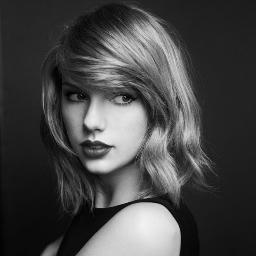
#> input picture data/proj1-task1.jpg, 256 x 256 px
$ python task1.py --img_path data/proj1-task1.jpg
#> lines starting #> are read from the running program, lines starting #| are printed output that depends on the picture
### utils.py
import copy

import cv2


def zero_pad(img, pwx, pwy):
    """Pads a given image with zero at the border."""
    padded_img = copy.deepcopy(img)
    for i in range(pwx):
        padded_img.insert(0, [0 for value in enumerate(padded_img[i])])
        padded_img.insert(len(padded_img), [0 for value in enumerate(padded_img[-1])])
    for i, row in enumerate(padded_img):
        for j in range(pwy):
            row.insert(0, 0)
            row.insert(len(row), 0)
    return padded_img

# [7 lines left out: function crop, not called in this run]

def elementwise_add(a, b):
    """Elementwise addition."""
    c = copy.deepcopy(a)
    for i, row in enumerate(a):
        for j, num in enumerate(row):
            c[i][j] += b[i][j]
    return c

def elementwise_sub(a, b):
    """Elementwise substraction."""
    c = copy.deepcopy(a)
    for i, row in enumerate(a):
        for j, num in enumerate(row):
            c[i][j] -= b[i][j]
    return c

def elementwise_mul(a, b):
    """Elementwise multiplication."""
    c = copy.deepcopy(a)
    for i, row in enumerate(a):
        for j, num in enumerate(row):
            c[i][j] *= b[i][j]
    return c

def elementwise_div(a, b):
    """Elementwise division."""
    c = copy.deepcopy(a)
    for i, row in enumerate(a):
        for j, num in enumerate(row):
            c[i][j] /= b[i][j]
    return c

def flip_x(img):
    """Flips a given image along x axis."""
    flipped_img = copy.deepcopy(img)
    center = int(len(img) / 2)
    for i in range(center):
        flipped_img[i] = img[(len(img) - 1) - i]
        flipped_img[(len(img) - 1) - i] = img[i]
    return flipped_img

def flip_y(img):
    """Flips a given image along y axis."""
    flipped_img = copy.deepcopy(img)
    center = int(len(img[0]) / 2)
    for i, row in enumerate(img):
        for j in range(center):
            flipped_img[i][j] = img[i][(len(img[0]) - 1) - j]
            flipped_img[i][(len(img[0]) - 1) - j] = img[i][j]
    return flipped_img

def flip2d(img, axis=None):
    """Flips an image along a given axis.

    Hints:
        Use the function flip_x and flip_y.

    Args:
        img: nested list (int), the image to be flipped.
        axis (int or None): the axis along which img is flipped.
            if axix is None, img is flipped both along x axis and y axis.

    Returns:
        flipped_img: nested list (int), the flipped image.
    """
    # TODO: implement this function.

    totalflip = flip_x(img)
    totalflip = flip_y(totalflip)

    return totalflip

### task1.py
"""
Edge Detection
(Due date: March 8th, 11: 59 P.M.)

The goal of this task is to experiment with two commonly used edge detection operator, i.e., Prewitt operator and Sobel operator,
and familiarize you with 'tricks', e.g., padding, commonly used by computer vision 'researchers'.

Please complete all the functions that are labelled with '# TODO'. Hints or steps are provided to make your lives easier.
Whem implementing the functions, comment the lines 'raise NotImplementedError' instead of deleting them. As we have
written lots of utility functions for you, you only need to write about 30 lines of code. The functions defined in utils.py
are building blocks you could use when implementing the functions labelled with 'TODO'.

I strongly suggest you to read the function zero_pad that is defined in utils.py. It is quite important!

Do NOT modify the code provided.
Do NOT use any API provided by opencv (cv2) and numpy (np) in your code.
Do NOT import any library (function, module, etc.).
"""

import argparse
import copy
import os

import cv2
import numpy as np

import utils

# Prewitt operator
prewitt_x = [[1, 0, -1]] * 3
prewitt_y = [[1] * 3, [0] * 3, [-1] * 3]

# Sobel operator
sobel_x = [[1, 0, -1], [2, 0, -2], [1, 0, -1]]
sobel_y = [[-1, -2, -1], [0, 0, 0], [1, 2, 1]]


def parse_args():
    parser = argparse.ArgumentParser(description="cse 473/573 project 1.")
    parser.add_argument(
        "--img_path", type=str, default="",
        help="path to the image used for edge detection")
    parser.add_argument(
        "--kernel", type=str, default="sobel",
        choices=["prewitt", "sobel", "Prewitt", "Sobel"],
        help="type of edge detector used for edge detection")
    parser.add_argument(
        "--result_saving_directory", dest="rs_directory", type=str, default="./results/",
        help="directory to which results are saved (do not change this arg)")
    args = parser.parse_args()
    return args


def read_image(img_path, show=False):
    """Reads an image into memory as a grayscale array.
    """
    img = cv2.imread(img_path, cv2.IMREAD_GRAYSCALE)
    if not img.dtype == np.uint8:
        pass

    if show:
        show_image(img)

    img = [list(row) for row in img]
    return img


def show_image(img, delay=1000):
    """Shows an image.
    """
    cv2.namedWindow('image', cv2.WINDOW_AUTOSIZE)
    cv2.imshow('image', img)
    cv2.waitKey(delay)
    cv2.destroyAllWindows()


def write_image(img, img_saving_path):
    """Writes an image to a given path.
    """
    if isinstance(img, list):
        img = np.asarray(img, dtype=np.uint8)
    elif isinstance(img, np.ndarray):
        if not img.dtype == np.uint8:
            assert np.max(img) <= 1, "Maximum pixel value {:.3f} is greater than 1".format(np.max(img))
            img = (255 * img).astype(np.uint8)
    else:
        raise TypeError("img is neither a list nor a ndarray.")

    cv2.imwrite(img_saving_path, img)


def convolve2d(img, kernel):
    """Convolves a given image and a given kernel.

    Steps:
        (1) flips the either the img or the kernel.
        (2) pads the img or the flipped img.
            this step handles pixels along the border of the img,
            and makes sure that the output img is of the same size as the input image.
        (3) applies the flipped kernel to the image or the kernel to the flipped image,
            using nested for loop.

    Args:
        img: nested list (int), image.
        kernel: nested list (int), kernel.

    Returns:
        img_conv: nested list (int), image.
    """
    # TODO: implement this function.

    flipped_k = utils.flip2d(kernel,axis=None)
    img_h = len(img)
    img_w = len(img[0])
    kernel_row = len(kernel)
    kernel_column = len(kernel[0])  #kernel size is 3,given in line 30-35
    img_padded = utils.zero_pad(img, 1, 1)
    img_conv = [[0 for row in range(img_w)] for column in range(img_h)]

    for i in range(1,img_h-2):
        for j in range(1,img_w-2):
            sum = 0
            for m in range(kernel_row):
                for n in range(kernel_column):
                    sum = sum + (img_padded[i+m][j+n] * flipped_k[m][n])
            img_conv[i+1][j+1] = sum
            #Center of the kernel here is (i+1)and (j+1)

    # raise NotImplementedError
    return img_conv


def normalize(img):
    """Normalizes a given image.

    Hints:
        Noralize a given image using the following equation:

        normalized_img = frac{img - min(img)}{max(img) - min(img)},

        so that the maximum pixel value is 255 and the minimum pixel value is 0.

    Args:
        img: nested list (int), image.

    Returns:
        normalized_img: nested list (int), normalized image.
    """
    # TODO: implement this function.
    row = len(img)
    column = len(img[0])
    min = img[0][0]
    max = img[0][0]
    for i in range(0,row):
        for j in range(0,column):
            if min > img[i][j] :
                min = img[i][j]
            if max < img[i][j]:
                max = img[i][j]
    maximum = [[max]*column]*row
    minimum = [[min]*column]*row
    value_1 = utils.elementwise_sub(img, minimum)
    value_2 = utils.elementwise_sub(maximum, minimum)
    normalized_img = utils.elementwise_div(value_1, value_2)

    # raise NotImplementedError
    return normalized_img


def detect_edges(img, kernel, norm=True):
    """Detects edges using a given kernel.
    Args:
        img: nested list (int), image.
        kernel: nested list (int), kernel used to detect edges.
        norm (bool): whether to normalize the image or not.

    Returns:
        img_edge: nested list (int), image containing detected edges.
    """

    img_edge = convolve2d(img, kernel)
    if (norm):
        img_edge = normalize(img_edges)

    # raise NotImplementedError
    return img_edge


def edge_magnitude(edge_x, edge_y):
    """Calculate magnitude of edges by combining edges along two orthogonal directions.

    Hints:
        Combine edges along two orthogonal directions using the following equation:

        edge_mag = sqrt(edge_x ** 2 + edge_y **).

        Make sure that you normalize the edge_mag, so that the maximum pixel value is 1.

    Args:
        edge_x: nested list (int), image containing detected edges along one direction.
        edge_y: nested list (int), image containing detected edges along another direction.

    Returns:
        edge_mag: nested list (int), image containing magnitude of detected edges.
    """

    edge_x_power = utils.elementwise_mul(edge_x,edge_x)
    edge_y_power = utils.elementwise_mul(edge_y,edge_y)
    edge_mag = np.sqrt(utils.elementwise_add(edge_x_power,edge_y_power))
    edge_mag = normalize(edge_mag)
    # raise NotImplementedError
    return edge_mag


def main():
    args = parse_args()

    img = read_image(args.img_path)
#> in read_image, img is the input picture: shape (256, 256); min 0, max 243, mean 68.9
#> in read_image, `img = [list(row) for row in img]`: img = 256 items
#> img = 256 items

    if args.kernel in ["prewitt", "Prewitt"]:
        kernel_x = prewitt_x
        kernel_y = prewitt_y
    elif args.kernel in ["sobel", "Sobel"]:
        kernel_x = sobel_x
        kernel_y = sobel_y
    else:
        raise ValueError("Kernel type not recognized.")

    if not os.path.exists(args.rs_directory):
        os.makedirs(args.rs_directory)

    img_edge_x1 = detect_edges(img, kernel_x, False)
#> in convolve2d, `img_h = len(img)`: img_h = 256
#> in zero_pad, `padded_img = copy.deepcopy(img)`: padded_img = 256 items
#> after the loop in zero_pad, `for i in range(pwx):`: padded_img = 258 items
#> after the loop in convolve2d, `for i in range(1,img_h-2):`: img_conv = 256 items
#> img_edge_x1 = 256 items
    img_edge_x=normalize(img_edge_x1)
#> in normalize, `row = len(img)`: row = 256
#> in normalize, `min = img[0][0]`: min = 0
#> after the loop in normalize, `for i in range(0,row):`: max = 412; min = -777
#> in normalize, `maximum = [[max]*column]*row`: maximum = 256 items
#> img_edge_x = 256 items
    img_edge_x = np.asarray(img_edge_x)
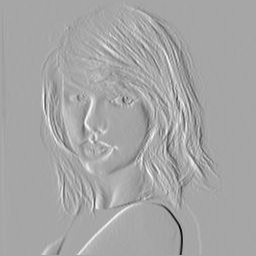
#> img_edge_x: shape (256, 256) float64; min 0, max 0.00597, mean 0.0039; drawn with min black and max white
    write_image(normalize(img_edge_x), os.path.join(args.rs_directory, "{}_edge_x.jpg".format(args.kernel.lower())))

    img_edge_y1= detect_edges(img, kernel_y, False)
#> img_edge_y1 = 256 items
    img_edge_y = normalize(img_edge_y1)
#> img_edge_y = 256 items
    img_edge_y = np.asarray(img_edge_y)
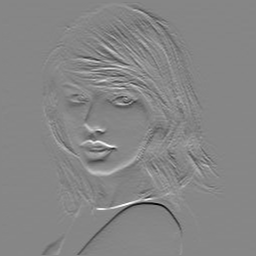
#> img_edge_y: shape (256, 256) float64; min 0, max 0.00739, mean 0.00388; drawn with min black and max white
    write_image(normalize(img_edge_y), os.path.join(args.rs_directory, "{}_edge_y.jpg".format(args.kernel.lower())))

    img_edges = edge_magnitude(img_edge_x1, img_edge_y1)
#> in edge_magnitude, `edge_mag = np.sqrt(utils.elementwise_add(edge_x_power,edge_y_power))`:
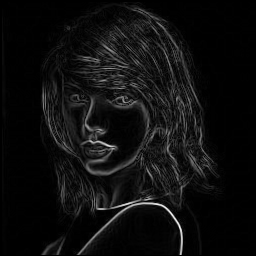
#> edge_mag: shape (256, 256) float64; min 0, max 823.6, mean 46.6; drawn with min black and max white
    write_image(img_edges, os.path.join(args.rs_directory, "{}_edge_mag.jpg".format(args.kernel.lower())))


if __name__ == "__main__":
    main()
